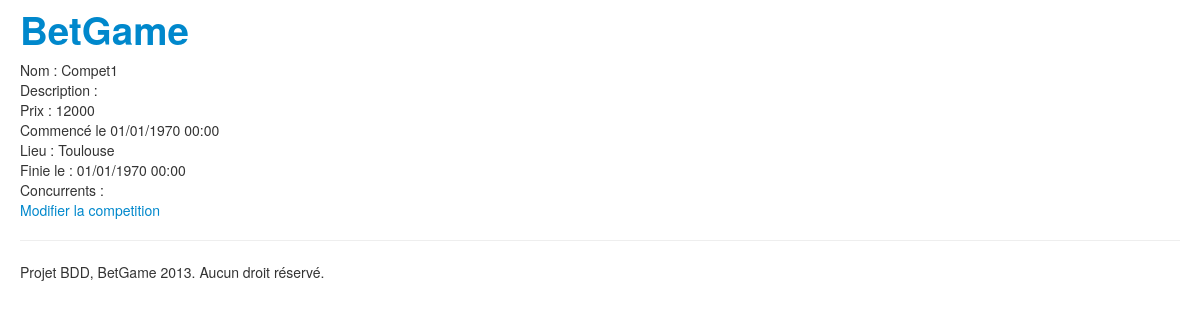
Screenshot of /contest.php?id=1 with the database file from the repository.
### tables this page shows
CREATE TABLE IF NOT EXISTS `contest` (
  `idCONTEST` int(11) NOT NULL AUTO_INCREMENT,
  `Name` varchar(45) DEFAULT NULL,
  `Description` text,
  `Price` varchar(45) DEFAULT NULL,
  `Location` varchar(45) DEFAULT NULL,
  `Startdate` datetime NOT NULL,
  `Enddate` datetime NOT NULL,
  PRIMARY KEY (`idCONTEST`)
);

### controllers/conBdd.php (called while the page is built, shortened)
<?php
class conBDD
{
	public function __construct()
	{
		$options = array(
			PDO::MYSQL_ATTR_INIT_COMMAND => "SET NAMES utf8"
		);
		try
		{
			$this->connexion = new PDO('mysql:host=' . self::HOST . ';dbname=' . self::DB, self::USER, self::PASS, $options);
		}
		catch (Exception $e)
		{
			echo 'Erreur : ' . $e->getMessage() . '<br />';
			echo 'N° : ' . $e->getCode();
		}
	}
	public function pdoExecute($sqlRequest, $pdoArray = NULL, $select = true, $fetchMode = PDO::FETCH_OBJ)
	{
		$pdo = $this->connexion;
		$query = $pdo->prepare($sqlRequest);
		$success = $query->execute($pdoArray);
		if ($select)
		{
			$data = $query->fetchAll($fetchMode);
			return $data;
		}
		return $success;
	}
	public $connexion;
}
?>

### controllers/dateFunctions.php (called while the page is built, shortened)
<?php
	function getDateFormateeFromTimeStamp($timeStamp){
		return date('d/m/Y H:i', $timeStamp);
	}
?>

### contest.php (the view, shortened to what this page needs)
<?php
include("Header.php");
include("Banniere.php");
$id = intval($_GET['id']);
$contests = $conBdd->pdoExecute("SELECT * FROM contest WHERE idCONTEST=:id", array(':id' => $id));
if($contests)
{
	foreach ($contests as $contest)
	{
		?>
		Nom : <?php echo $contest->Name ?><br/>
		Description : <?php echo $contest->Description ?><br/>
		Prix : <?php echo $contest->Price ?><br/>
		Commencé le <?php echo getDateFormateeFromTimeStamp($contest->Startdate) ?><br/>
		Lieu : <?php echo $contest->Location ?><br/>
		<?php
		if ($contest->Enddate != 0)
		{
			echo 'Finie le : ' . getDateFormateeFromTimeStamp($contest->Enddate) . '<br />';
		}
		else
		{
			echo 'En cours…<br />';
		}
	}?>
	Concurrents : <br/>
		<?php
}
?>
<a href="contestEdit.php?id=<?php echo $contest->idCONTEST ?>">Modifier la competition</a>
<?php
include("Footer.php");?>

### rows the page displays
contest: Name "Compet1", Price "12000", Startdate "01/01/1970 00:00", Location "Toulouse", Enddate "01/01/1970 00:00"
